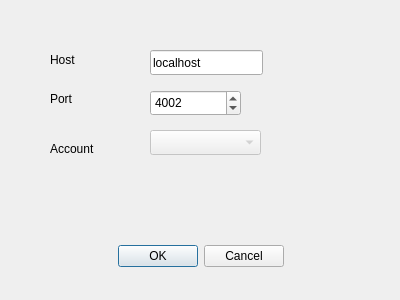
<?xml version="1.0" encoding="UTF-8"?>
<ui version="4.0">
 <class>ConnectDialog</class>
 <widget class="QDialog" name="ConnectDialog">
  <property name="geometry">
   <rect>
    <x>0</x>
    <y>0</y>
    <width>400</width>
    <height>300</height>
   </rect>
  </property>
  <property name="windowTitle">
   <string>Connect to TWS API</string>
  </property>
  <widget class="QDialogButtonBox" name="buttonBox">
   <property name="geometry">
    <rect>
     <x>30</x>
     <y>240</y>
     <width>341</width>
     <height>32</height>
    </rect>
   </property>
   <property name="orientation">
    <enum>Qt::Horizontal</enum>
   </property>
   <property name="standardButtons">
    <set>QDialogButtonBox::Cancel|QDialogButtonBox::Ok</set>
   </property>
   <property name="centerButtons">
    <bool>true</bool>
   </property>
  </widget>
  <widget class="QLineEdit" name="hostLineEdit">
   <property name="geometry">
    <rect>
     <x>150</x>
     <y>50</y>
     <width>113</width>
     <height>25</height>
    </rect>
   </property>
   <property name="text">
    <string>localhost</string>
   </property>
  </widget>
  <widget class="QSpinBox" name="portSpinBox">
   <property name="geometry">
    <rect>
     <x>150</x>
     <y>90</y>
     <width>91</width>
     <height>26</height>
    </rect>
   </property>
   <property name="maximum">
    <number>99999</number>
   </property>
   <property name="value">
    <number>4002</number>
   </property>
  </widget>
  <widget class="QLabel" name="label">
   <property name="geometry">
    <rect>
     <x>50</x>
     <y>50</y>
     <width>71</width>
     <height>20</height>
    </rect>
   </property>
   <property name="text">
    <string>Host</string>
   </property>
  </widget>
  <widget class="QLabel" name="label_2">
   <property name="geometry">
    <rect>
     <x>50</x>
     <y>90</y>
     <width>54</width>
     <height>17</height>
    </rect>
   </property>
   <property name="text">
    <string>Port</string>
   </property>
  </widget>
  <widget class="QLabel" name="label_3">
   <property name="geometry">
    <rect>
     <x>50</x>
     <y>140</y>
     <width>54</width>
     <height>17</height>
    </rect>
   </property>
   <property name="text">
    <string>Account</string>
   </property>
  </widget>
  <widget class="QComboBox" name="accountComboBox">
   <property name="enabled">
    <bool>false</bool>
   </property>
   <property name="geometry">
    <rect>
     <x>150</x>
     <y>130</y>
     <width>111</width>
     <height>25</height>
    </rect>
   </property>
  </widget>
 </widget>
 <resources/>
 <connections>
  <connection>
   <sender>buttonBox</sender>
   <signal>accepted()</signal>
   <receiver>ConnectDialog</receiver>
   <slot>accept()</slot>
   <hints>
    <hint type="sourcelabel">
     <x>248</x>
     <y>254</y>
    </hint>
    <hint type="destinationlabel">
     <x>157</x>
     <y>274</y>
    </hint>
   </hints>
  </connection>
  <connection>
   <sender>buttonBox</sender>
   <signal>rejected()</signal>
   <receiver>ConnectDialog</receiver>
   <slot>reject()</slot>
   <hints>
    <hint type="sourcelabel">
     <x>316</x>
     <y>260</y>
    </hint>
    <hint type="destinationlabel">
     <x>286</x>
     <y>274</y>
    </hint>
   </hints>
  </connection>
 </connections>
</ui>
